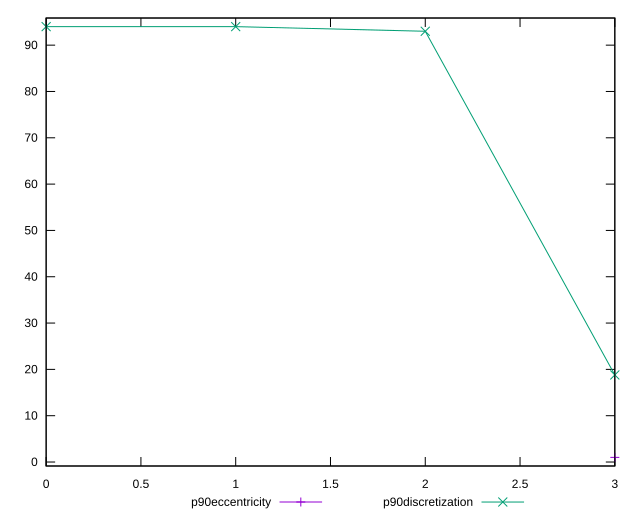

Here is the gnuplot script that generated this plot:
reset

$p90Eccentricity <<EOF
3 1.000000000000002
EOF

$p90Discretization <<EOF
0 94
1 94
2 93
3 18.8
EOF

set key outside below
set xrange [0:3]
set yrange [-0.8599999999999981:95.86]
set trange [-0.8599999999999981:95.86]
set terminal svg size 640, 520 enhanced background rgb 'white'
set output "reports/report_00027_2021-02-24T12-40-31.850Z/legacy-javascript/progression/eccentricity.svg"

plot $p90Eccentricity title "p90eccentricity" with linespoints, \
     $p90Discretization title "p90discretization" with linespoints

reset
